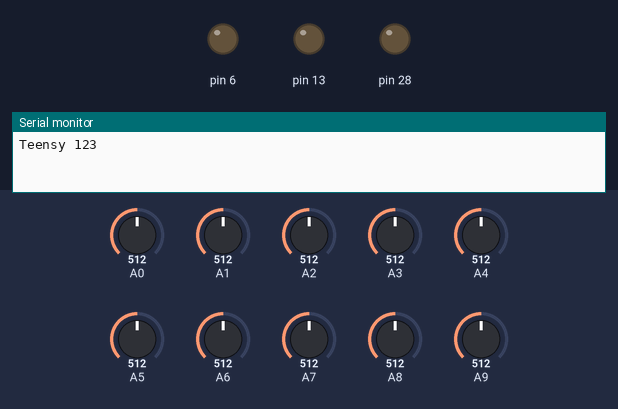
A sketch run on a simulated Teensy 4. On the bench: output pins drawn as LEDs (lit = HIGH), the last lines printed to the serial monitor. The inputs (shaded band) are chosen by the test bench; at power-on: A0 = 512, A1 = 512, A2 = 512, A3 = 512, A4 = 512, A5 = 512, A6 = 512, A7 = 512, A8 = 512, A9 = 512 (analog values on the 0–1023 scale).

Above: at 1.1 s.
At 9.87 s:
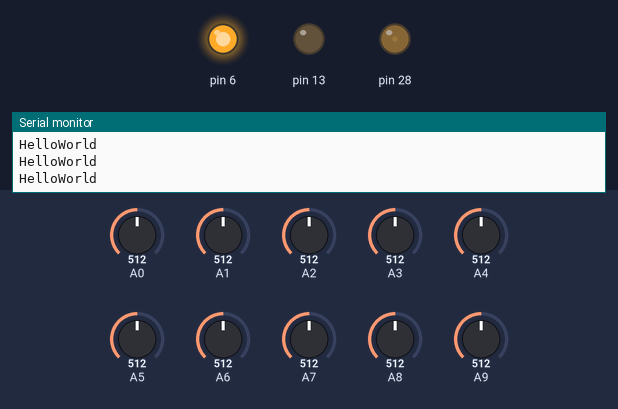
At 19.98 s:
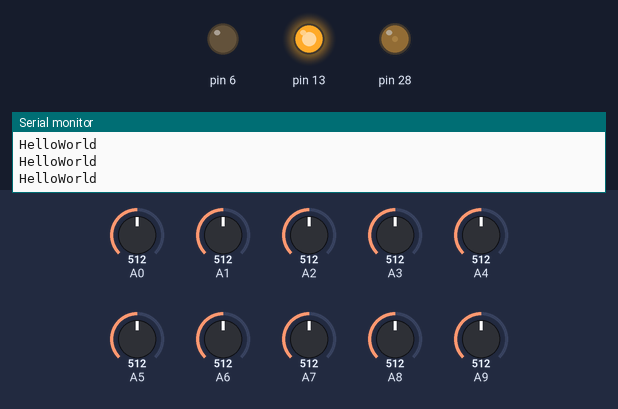
At 39.1 s:
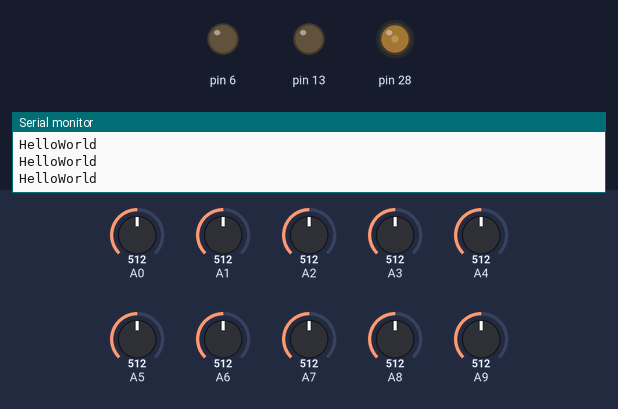
Timing chart, 0 to 40.0 s (numbered marks = the images above):
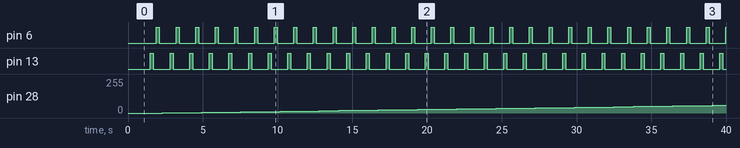

The sketch:

TeensyHelloWorld.ino
```cpp
int DACValue = 0;

void setup() {
  // put your setup code here, to run once:
  Serial.begin(115200);
  Serial1.begin(115200);
  delay(1000);//??

  Serial.println("Teensy 123");

  pinMode(6, OUTPUT);
  pinMode(13, OUTPUT);

  analogReadResolution(12);
  for(int Pin = A0; Pin<=A9; ++Pin)
  {
    pinMode(Pin, INPUT);
  }

  analogWriteResolution(12);

}

void loop() {
  // put your main code here, to run repeatedly:

  delay(500);
  Serial.println("HelloWorld");
  Serial1.println("Hello serial 1!");

  //blink led
  digitalWrite(13, HIGH);
  delay(200);
  digitalWrite(13, LOW);
  delay(200);

  Serial1.println("blink D out 6");
  //blink digital out
  digitalWrite(6, HIGH);
  delay(200);
  digitalWrite(6, LOW);
  delay(200);

  DACValue = (DACValue+32)%4096;
  analogWrite(A14, DACValue);
  Serial1.print("DAC out = ");
  Serial1.println(DACValue);

  for(int Pin = A0; Pin<=A9; ++Pin)
  {
    int Value = analogRead(Pin);
    Serial1.print("Analog  ");
    Serial1.print(Pin);
    Serial1.print(" is ");
    Serial1.println(Value);
  }
}
```

Measured:
- by itself, pin 6, pin 13: alternates HIGH for 0.20 s and LOW for 1.1 s
- by itself, pin 28: moves from 0/255 to 57/255 over 36.8 s
